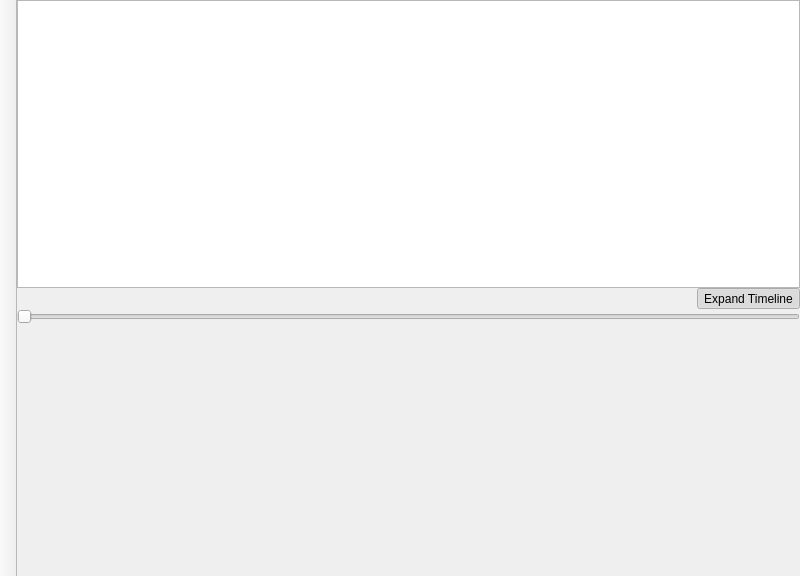
<?xml version="1.0" encoding="UTF-8"?>
<ui version="4.0">
 <class>MainWindow</class>
 <widget class="QMainWindow" name="MainWindow">
  <property name="geometry">
   <rect>
    <x>0</x>
    <y>0</y>
    <width>800</width>
    <height>576</height>
   </rect>
  </property>
  <property name="windowTitle">
   <string>Glaxnimate</string>
  </property>
  <widget class="QWidget" name="centralwidget">
   <layout class="QGridLayout" name="gridLayout">
    <property name="leftMargin">
     <number>0</number>
    </property>
    <property name="topMargin">
     <number>0</number>
    </property>
    <property name="rightMargin">
     <number>0</number>
    </property>
    <property name="bottomMargin">
     <number>0</number>
    </property>
    <property name="spacing">
     <number>0</number>
    </property>
    <item row="0" column="0">
     <widget class="Canvas" name="canvas"/>
    </item>
    <item row="1" column="0">
     <widget class="QWidget" name="time_container" native="true">
      <layout class="QVBoxLayout" name="verticalLayout">
       <property name="spacing">
        <number>0</number>
       </property>
       <property name="leftMargin">
        <number>0</number>
       </property>
       <property name="topMargin">
        <number>0</number>
       </property>
       <property name="rightMargin">
        <number>0</number>
       </property>
       <property name="bottomMargin">
        <number>0</number>
       </property>
       <item>
        <layout class="QHBoxLayout" name="horizontalLayout">
         <item>
          <widget class="FrameControlsWidget" name="play_controls" native="true"/>
         </item>
         <item>
          <widget class="QToolButton" name="button_expand_timeline">
           <property name="text">
            <string>Expand Timeline</string>
           </property>
           <property name="checkable">
            <bool>true</bool>
           </property>
           <property name="checked">
            <bool>true</bool>
           </property>
          </widget>
         </item>
        </layout>
       </item>
       <item>
        <widget class="QSlider" name="slider_frame">
         <property name="orientation">
          <enum>Qt::Horizontal</enum>
         </property>
        </widget>
       </item>
       <item>
        <widget class="CompoundTimelineWidget" name="timeline_widget" native="true">
         <property name="sizePolicy">
          <sizepolicy hsizetype="Expanding" vsizetype="Expanding">
           <horstretch>0</horstretch>
           <verstretch>0</verstretch>
          </sizepolicy>
         </property>
        </widget>
       </item>
      </layout>
     </widget>
    </item>
    <item row="0" column="2" rowspan="2">
     <widget class="FillStyleWidget" name="fill_style_widget" native="true"/>
    </item>
    <item row="0" column="1" rowspan="2">
     <widget class="StrokeStyleWidget" name="stroke_style_widget" native="true"/>
    </item>
   </layout>
  </widget>
  <widget class="QToolBar" name="toolbar_tools">
   <property name="windowTitle">
    <string>toolBar</string>
   </property>
   <property name="movable">
    <bool>false</bool>
   </property>
   <property name="allowedAreas">
    <set>Qt::LeftToolBarArea</set>
   </property>
   <property name="orientation">
    <enum>Qt::Vertical</enum>
   </property>
   <property name="iconSize">
    <size>
     <width>40</width>
     <height>40</height>
    </size>
   </property>
   <property name="floatable">
    <bool>false</bool>
   </property>
   <attribute name="toolBarArea">
    <enum>LeftToolBarArea</enum>
   </attribute>
   <attribute name="toolBarBreak">
    <bool>false</bool>
   </attribute>
  </widget>
 </widget>
 <customwidgets>
  <customwidget>
   <class>Canvas</class>
   <extends>QGraphicsView</extends>
   <header>widgets/canvas.hpp</header>
   <slots>
    <slot>reset_rotation()</slot>
    <slot>reset_zoom()</slot>
    <slot>zoom_in()</slot>
    <slot>zoom_out()</slot>
   </slots>
  </customwidget>
  <customwidget>
   <class>FrameControlsWidget</class>
   <extends>QWidget</extends>
   <header>widgets/timeline/frame_controls_widget.hpp</header>
   <container>1</container>
  </customwidget>
  <customwidget>
   <class>CompoundTimelineWidget</class>
   <extends>QWidget</extends>
   <header>widgets/timeline/compound_timeline_widget.hpp</header>
   <container>1</container>
  </customwidget>
  <customwidget>
   <class>FillStyleWidget</class>
   <extends>QWidget</extends>
   <header>widgets/shape_style/fill_style_widget.hpp</header>
   <container>1</container>
   <slots>
    <signal>secondary_color_changed(QColor)</signal>
    <slot>set_secondary_color(QColor)</slot>
   </slots>
  </customwidget>
  <customwidget>
   <class>StrokeStyleWidget</class>
   <extends>QWidget</extends>
   <header>widgets/shape_style/stroke_style_widget.hpp</header>
   <container>1</container>
   <slots>
    <signal>color_changed(QColor)</signal>
    <slot>set_color(QColor)</slot>
   </slots>
  </customwidget>
 </customwidgets>
 <resources/>
 <connections>
  <connection>
   <sender>button_expand_timeline</sender>
   <signal>toggled(bool)</signal>
   <receiver>timeline_widget</receiver>
   <slot>setVisible(bool)</slot>
   <hints>
    <hint type="sourcelabel">
     <x>768</x>
     <y>502</y>
    </hint>
    <hint type="destinationlabel">
     <x>741</x>
     <y>542</y>
    </hint>
   </hints>
  </connection>
 </connections>
</ui>
